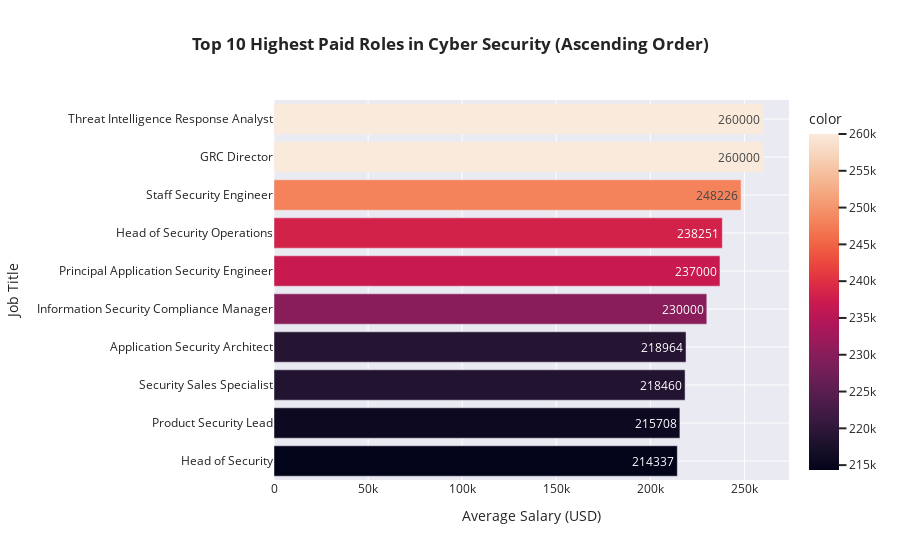
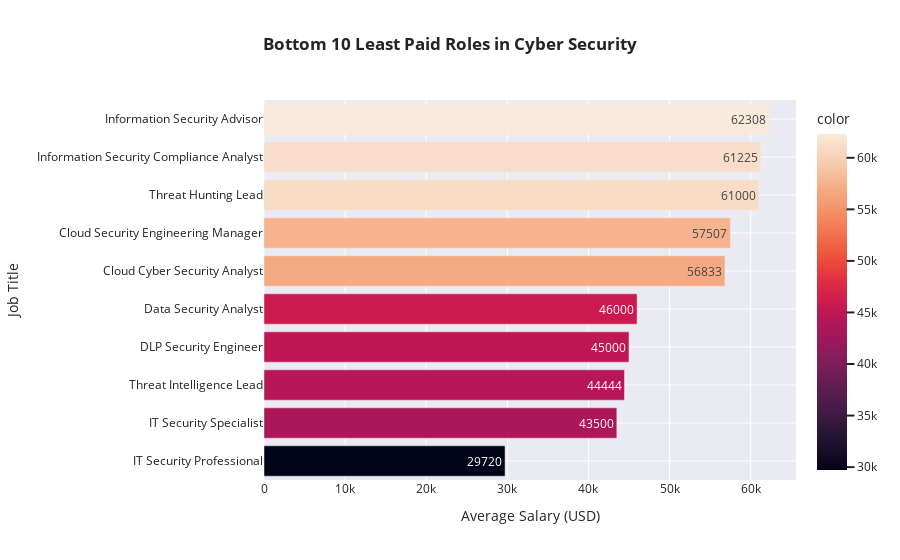

Notebook code cell kept with these figures, in order:
### Markdown cell above
### What is the average salary for different cybersecurity roles?
Analyzing salary data to determine the average salaries for different cybersecurity roles also known as compensation benmarking. This information serves as a valuable tool for businesses to benchmark their own compensation packages against industry standards to attracting and retaining top talent.

### Code cell
import numpy as np
import plotly.express as px

# Top 10 average salary by job title
# Calculate the rounded average salary by job title and select the top 10 highest paid roles in ascending order
avg_salary_by_job_title = df.groupby('job_title')['salary_in_usd'].mean().nlargest(10).sort_values(ascending=True)
# Round up the average salary amounts
avg_salary_by_job_title_rounded = np.ceil(avg_salary_by_job_title)
# Create a horizontal bar chart for the top 10 highest paid roles in ascending order
fig = px.bar(
    x=avg_salary_by_job_title_rounded,
    y=avg_salary_by_job_title_rounded.index,
    color=avg_salary_by_job_title_rounded,
    labels={'x': 'Average Salary (USD)', 'y': 'Job Title'},
    text=avg_salary_by_job_title_rounded,
    orientation='h',
    template='seaborn',
    title='<b>Top 10 Highest Paid Roles in Cyber Security (Ascending Order)</b>'
)
fig.show()

# Bottom 10 average salary by job title
# Calculate the rounded average salary by job title and select the bottom 10 least paid roles in descending order
avg_salary_by_job_title = df.groupby('job_title')['salary_in_usd'].mean().nsmallest(10).sort_values(ascending=True)
# Round up the average salary amounts
avg_salary_by_job_title_rounded = np.ceil(avg_salary_by_job_title)
# Create a horizontal bar chart for the bottom 10 least paid roles in descending order
fig = px.bar(
    x=avg_salary_by_job_title_rounded,
    y=avg_salary_by_job_title_rounded.index,
    color=avg_salary_by_job_title_rounded,
    labels={'x': 'Average Salary (USD)', 'y': 'Job Title'},
    text=avg_salary_by_job_title_rounded,
    orientation='h',
    template='seaborn',
    title='<b>Bottom 10 Least Paid Roles in Cyber Security</b>'
)
fig.show()

### Figure 1 — Plotly figure (JSON) as saved in the notebook; plotly's stock layout.template omitted (floating-point values rounded to 4 significant figures)
{"data": [{"alignmentgroup": "True", "hovertemplate": "Average Salary (USD)=%{x}<br>Job Title=%{y}<br>text=%{text}<br>color=%{marker.color}<extra></extra>", "legendgroup": "", "marker": {"color": [214337, 215708, 218460, 218964, 230000, 237000, 238251, 248226, 260000, 260000], "coloraxis": "coloraxis", "pattern": {"shape": ""}}, "name": "", "offsetgroup": "", "orientation": "h", "showlegend": false, "text": [214337, 215708, 218460, 218964, 230000, 237000, 238251, 248226, 260000, 260000], "textposition": "auto", "type": "bar", "x": [214337, 215708, 218460, 218964, 230000, 237000, 238251, 248226, 260000, 260000], "xaxis": "x", "y": ["Head of Security", "Product Security Lead", "Security Sales Specialist", "Application Security Architect", "Information Security Compliance Manager", "Principal Application Security Engineer", "Head of Security Operations", "Staff Security Engineer", "GRC Director", "Threat Intelligence Response Analyst"], "yaxis": "y"}], "layout": {"barmode": "relative", "coloraxis": {"colorbar": {"title": {"text": "color"}}, "colorscale": [[0, "rgb(2,4,25)"], [0.0625, "rgb(24,15,41)"], [0.125, "rgb(47,23,57)"], [0.1875, "rgb(71,28,72)"], [0.25, "rgb(97,30,82)"], [0.3125, "rgb(123,30,89)"], [0.375, "rgb(150,27,91)"], [0.4375, "rgb(177,22,88)"], [0.5, "rgb(203,26,79)"], [0.5625, "rgb(223,47,67)"], [0.625, "rgb(236,76,61)"], [0.6875, "rgb(242,107,73)"], [0.75, "rgb(244,135,95)"], [0.8125, "rgb(245,162,122)"], [0.875, "rgb(246,188,153)"], [0.9375, "rgb(247,212,187)"], [1, "rgb(250,234,220)"]]}, "legend": {"tracegroupgap": 0}, "title": {"text": "<b>Top 10 Highest Paid Roles in Cyber Security (Ascending Order)</b>"}, "xaxis": {"anchor": "y", "domain": [0, 1], "title": {"text": "Average Salary (USD)"}}, "yaxis": {"anchor": "x", "domain": [0, 1], "title": {"text": "Job Title"}}}}

### Figure 2 — Plotly figure (JSON) as saved in the notebook; plotly's stock layout.template omitted (floating-point values rounded to 4 significant figures)
{"data": [{"alignmentgroup": "True", "hovertemplate": "Average Salary (USD)=%{x}<br>Job Title=%{y}<br>text=%{text}<br>color=%{marker.color}<extra></extra>", "legendgroup": "", "marker": {"color": [29720, 43500, 44444, 45000, 46000, 56833, 57507, 61000, 61225, 62308], "coloraxis": "coloraxis", "pattern": {"shape": ""}}, "name": "", "offsetgroup": "", "orientation": "h", "showlegend": false, "text": [29720, 43500, 44444, 45000, 46000, 56833, 57507, 61000, 61225, 62308], "textposition": "auto", "type": "bar", "x": [29720, 43500, 44444, 45000, 46000, 56833, 57507, 61000, 61225, 62308], "xaxis": "x", "y": ["IT Security Professional", "IT Security Specialist", "Threat Intelligence Lead", "DLP Security Engineer", "Data Security Analyst", "Cloud Cyber Security Analyst", "Cloud Security Engineering Manager", "Threat Hunting Lead", "Information Security Compliance Analyst", "Information Security Advisor"], "yaxis": "y"}], "layout": {"barmode": "relative", "coloraxis": {"colorbar": {"title": {"text": "color"}}, "colorscale": [[0, "rgb(2,4,25)"], [0.0625, "rgb(24,15,41)"], [0.125, "rgb(47,23,57)"], [0.1875, "rgb(71,28,72)"], [0.25, "rgb(97,30,82)"], [0.3125, "rgb(123,30,89)"], [0.375, "rgb(150,27,91)"], [0.4375, "rgb(177,22,88)"], [0.5, "rgb(203,26,79)"], [0.5625, "rgb(223,47,67)"], [0.625, "rgb(236,76,61)"], [0.6875, "rgb(242,107,73)"], [0.75, "rgb(244,135,95)"], [0.8125, "rgb(245,162,122)"], [0.875, "rgb(246,188,153)"], [0.9375, "rgb(247,212,187)"], [1, "rgb(250,234,220)"]]}, "legend": {"tracegroupgap": 0}, "title": {"text": "<b>Bottom 10 Least Paid Roles in Cyber Security</b>"}, "xaxis": {"anchor": "y", "domain": [0, 1], "title": {"text": "Average Salary (USD)"}}, "yaxis": {"anchor": "x", "domain": [0, 1], "title": {"text": "Job Title"}}}}
